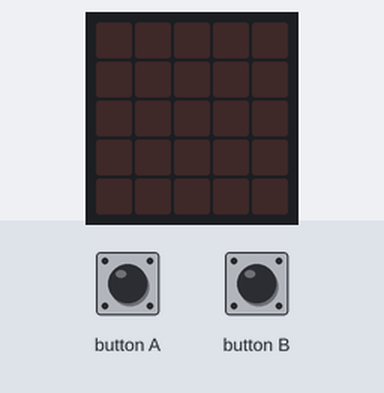
The program below on a simulated BBC micro:bit running MicroPython. Shown: the board's 5×5 LED display. Inputs (shaded band) come from the test bench. Random numbers come from a fixed seed.

Above: at 1.2 s.
1.3 s: button B pressed for 0.15 s
At 4.2 s:
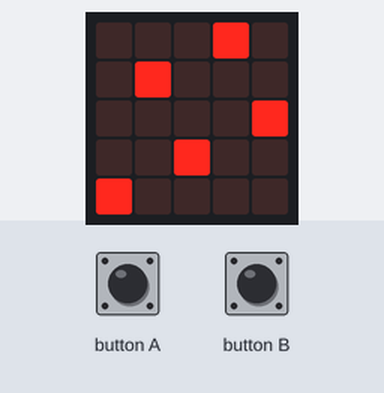
4.3 s: button B pressed for 1 s
6.8 s: button A pressed for 3.2 s
At 11.1 s:
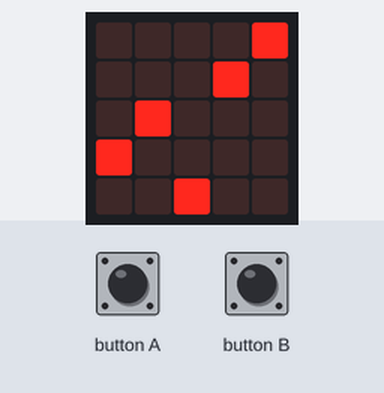
11.5 s: button A pressed for 0.15 s
At 12.7 s:
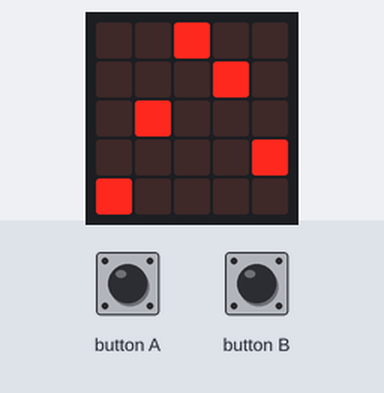
13.1 s: button B pressed for 0.15 s
At 16.1 s:
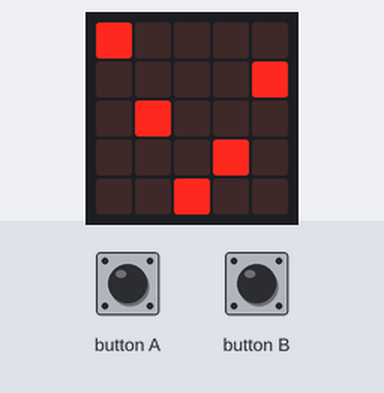
16.2 s: button B pressed for 3.2 s
Timing chart, 0 to 19.2 s (numbered marks = the images above; inputs shaded):
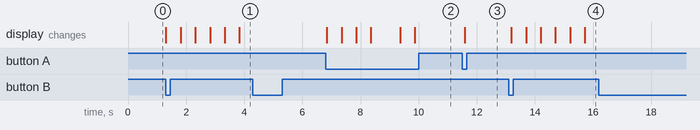

Measured:
- after the input at 1.3 s, the display: first changes at once (image 1 shows a later state)
- after the input at 4.3 s, every drawn part: stays the same
- after the input at 6.8 s, the display: first changes at once (image 2 shows a later state)
- after the input at 11.5 s, the display: changes after 0.08 s (image 3)
- after the input at 13.1 s, the display: first changes after 0.09 s (image 4 shows a later state)
- after the input at 16.2 s, every drawn part: stays the same

The program:

microbit_5led_matrix_gen.py
```python
from microbit import *
import random

# create an n x n matrix with random elements from {0,1}
def create_matrix( n ):
    m = [n*[0] for i in range(n)] # create a matrix filled with zeros
    selected = set()     # used to keep the row numbers already selected
    for col in range(n): # for each column of the matrix
        while True:
            row = random.randint(0,n-1)  # randomize a new row number
            if row not in selected: # The row number is not in the set.
               selected.add( row )  # add the row number to the set
               m[row][col] = 1      # set the element at (row,col) to 1
               break
    return m

x = pin0.read_analog()
random.seed( x ) # set the random seed using P0 analog input value
N = 5
autorunning = False

while True:
    if button_b.was_pressed():
        autorunning = not autorunning

    if button_a.is_pressed() or autorunning:
        display.clear()
        pixels = create_matrix(N)
        for r in range(N): # for each row
          for c in range(N): # for each column
            display.set_pixel(c, r, 9*(pixels[r][c]) )
        sleep( 500 )
    else:
        sleep(100)
```
